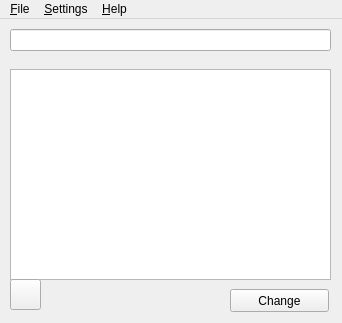
<?xml version="1.0" encoding="UTF-8"?>
<ui version="4.0">
 <class>MainWindow</class>
 <widget class="QMainWindow" name="MainWindow">
  <property name="geometry">
   <rect>
    <x>0</x>
    <y>0</y>
    <width>342</width>
    <height>323</height>
   </rect>
  </property>
  <property name="sizePolicy">
   <sizepolicy hsizetype="Fixed" vsizetype="Fixed">
    <horstretch>0</horstretch>
    <verstretch>0</verstretch>
   </sizepolicy>
  </property>
  <property name="minimumSize">
   <size>
    <width>342</width>
    <height>323</height>
   </size>
  </property>
  <property name="maximumSize">
   <size>
    <width>342</width>
    <height>323</height>
   </size>
  </property>
  <property name="windowTitle">
   <string>Hosts Changer</string>
  </property>
  <property name="windowIcon">
   <iconset>
    <normaloff>icons/wow_rogue.png</normaloff>icons/wow_rogue.png</iconset>
  </property>
  <widget class="QWidget" name="centralwidget">
   <widget class="QPushButton" name="hostsChangeButton">
    <property name="enabled">
     <bool>true</bool>
    </property>
    <property name="geometry">
     <rect>
      <x>230</x>
      <y>270</y>
      <width>99</width>
      <height>23</height>
     </rect>
    </property>
    <property name="toolTip">
     <string>Change hosts to selected file</string>
    </property>
    <property name="text">
     <string>Change</string>
    </property>
   </widget>
   <widget class="QListView" name="hostsList">
    <property name="geometry">
     <rect>
      <x>10</x>
      <y>50</y>
      <width>321</width>
      <height>211</height>
     </rect>
    </property>
    <property name="editTriggers">
     <set>QAbstractItemView::NoEditTriggers</set>
    </property>
   </widget>
   <widget class="QLabel" name="hostsPathLabel">
    <property name="geometry">
     <rect>
      <x>10</x>
      <y>30</y>
      <width>321</width>
      <height>20</height>
     </rect>
    </property>
    <property name="font">
     <font>
      <weight>75</weight>
      <bold>true</bold>
     </font>
    </property>
    <property name="cursor">
     <cursorShape>IBeamCursor</cursorShape>
    </property>
    <property name="toolTip">
     <string>Hosts list directory</string>
    </property>
    <property name="text">
     <string/>
    </property>
    <property name="textInteractionFlags">
     <set>Qt::LinksAccessibleByMouse|Qt::TextSelectableByMouse</set>
    </property>
   </widget>
   <widget class="QLineEdit" name="hostsLine">
    <property name="geometry">
     <rect>
      <x>10</x>
      <y>10</y>
      <width>321</width>
      <height>22</height>
     </rect>
    </property>
    <property name="toolTip">
     <string>Hosts file</string>
    </property>
    <property name="readOnly">
     <bool>true</bool>
    </property>
   </widget>
   <widget class="QPushButton" name="refreshListButton">
    <property name="geometry">
     <rect>
      <x>10</x>
      <y>260</y>
      <width>31</width>
      <height>31</height>
     </rect>
    </property>
    <property name="toolTip">
     <string>Refresh file list</string>
    </property>
    <property name="text">
     <string/>
    </property>
    <property name="icon">
     <iconset>
      <normaloff>icons/refresh.png</normaloff>icons/refresh.png</iconset>
    </property>
    <property name="iconSize">
     <size>
      <width>36</width>
      <height>36</height>
     </size>
    </property>
   </widget>
  </widget>
  <widget class="QMenuBar" name="menubar">
   <property name="geometry">
    <rect>
     <x>0</x>
     <y>0</y>
     <width>342</width>
     <height>20</height>
    </rect>
   </property>
   <widget class="QMenu" name="menuFile">
    <property name="title">
     <string>&amp;File</string>
    </property>
    <addaction name="actionQuit"/>
   </widget>
   <widget class="QMenu" name="menuSettings">
    <property name="title">
     <string>&amp;Settings</string>
    </property>
    <addaction name="actionPath"/>
   </widget>
   <widget class="QMenu" name="menuHelp">
    <property name="title">
     <string>&amp;Help</string>
    </property>
    <addaction name="actionAbout_Hosts_Changer"/>
   </widget>
   <addaction name="menuFile"/>
   <addaction name="menuSettings"/>
   <addaction name="menuHelp"/>
  </widget>
  <action name="actionQuit">
   <property name="icon">
    <iconset>
     <normaloff>icons/application-exit.png</normaloff>icons/application-exit.png</iconset>
   </property>
   <property name="text">
    <string>&amp;Quit</string>
   </property>
   <property name="shortcut">
    <string>Ctrl+Q</string>
   </property>
   <property name="iconVisibleInMenu">
    <bool>true</bool>
   </property>
  </action>
  <action name="actionPath">
   <property name="icon">
    <iconset>
     <normaloff>icons/configure.png</normaloff>icons/configure.png</iconset>
   </property>
   <property name="text">
    <string>&amp;Path</string>
   </property>
   <property name="shortcut">
    <string>Ctrl+P</string>
   </property>
  </action>
  <action name="actionAbout_Hosts_Changer">
   <property name="icon">
    <iconset>
     <normaloff>icons/wow_rogue.png</normaloff>icons/wow_rogue.png</iconset>
   </property>
   <property name="text">
    <string>About Hosts Changer</string>
   </property>
  </action>
 </widget>
 <resources/>
 <connections/>
</ui>
